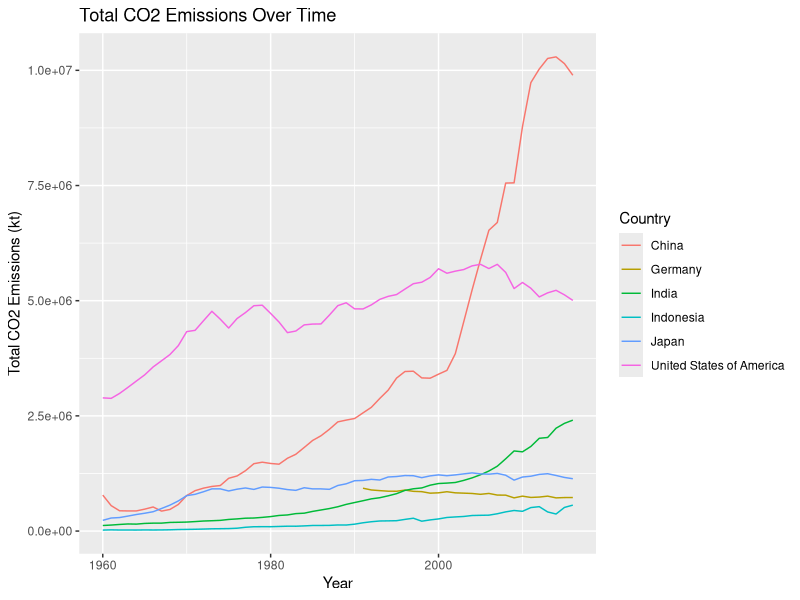
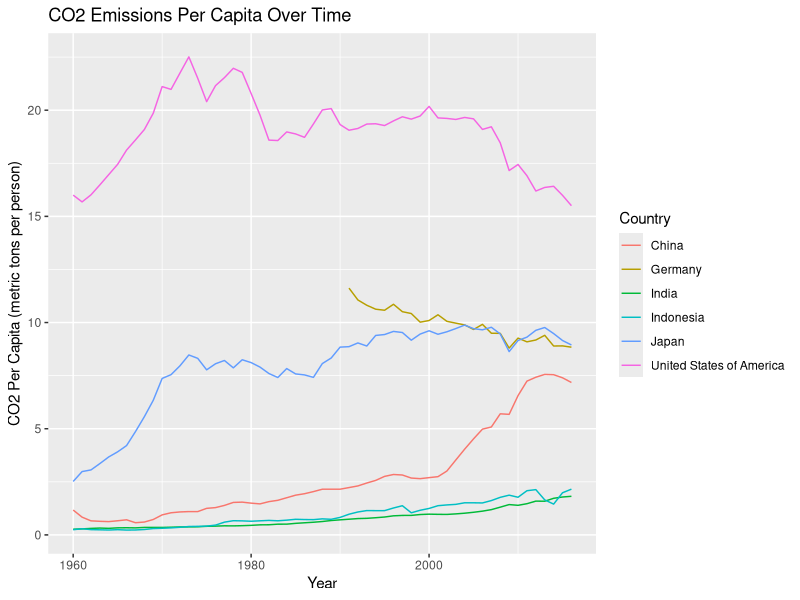
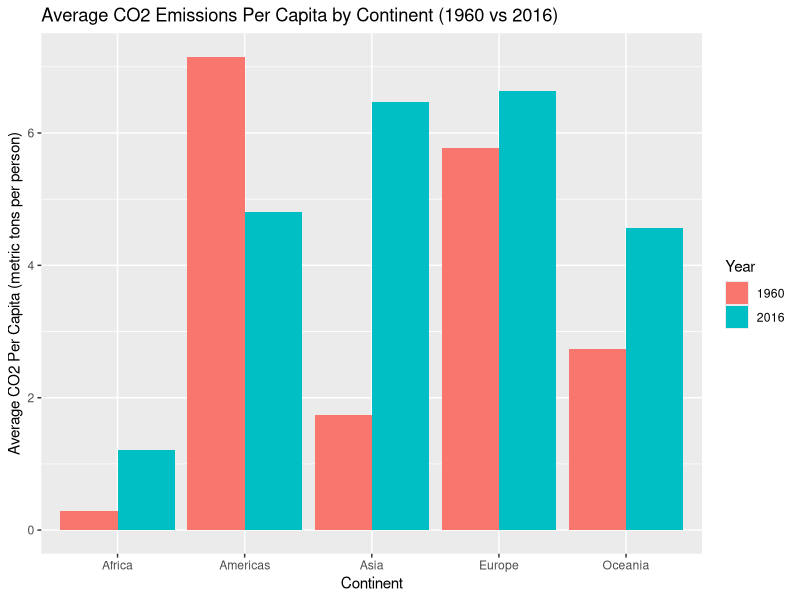
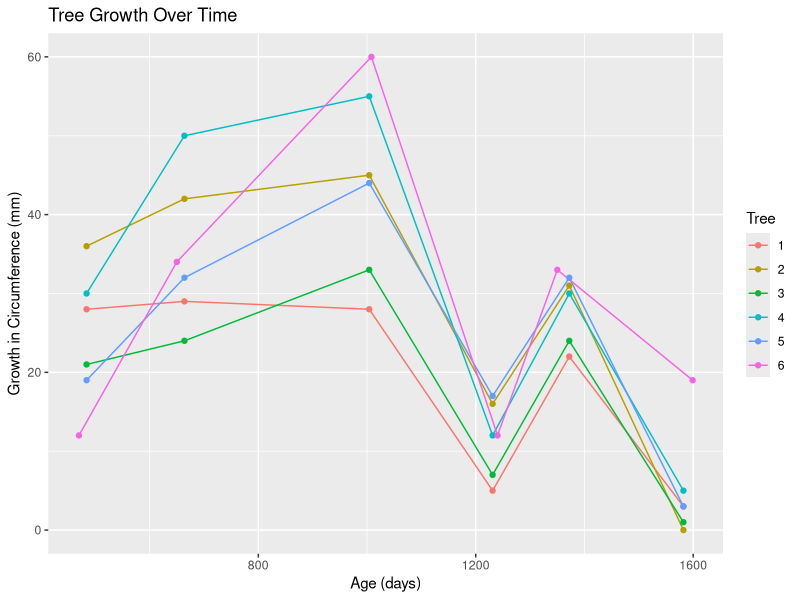
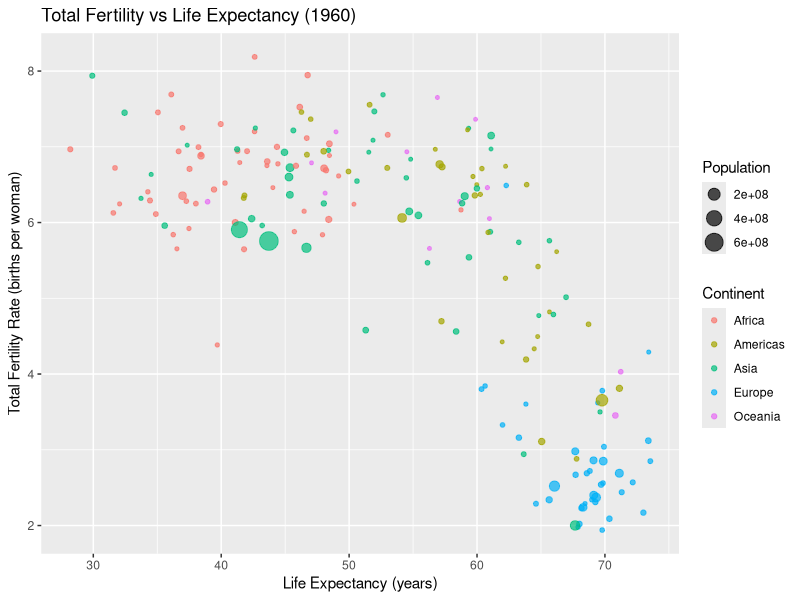
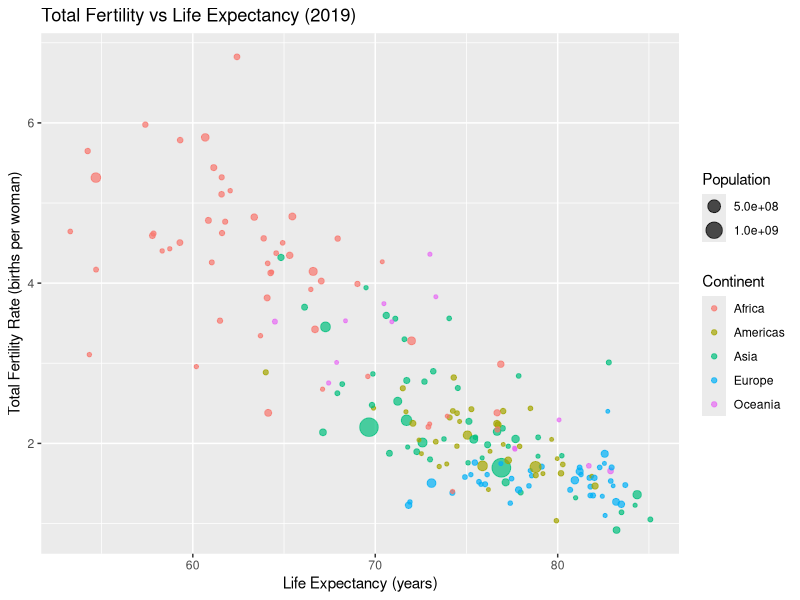
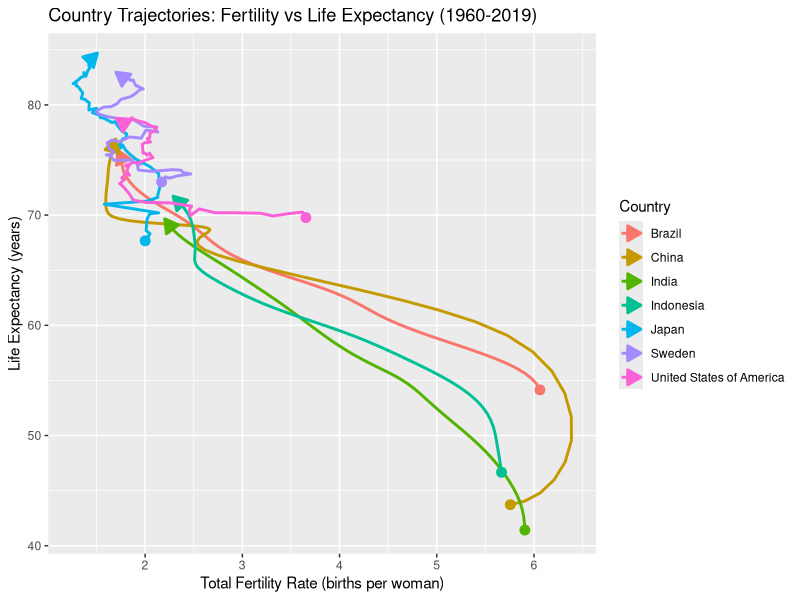
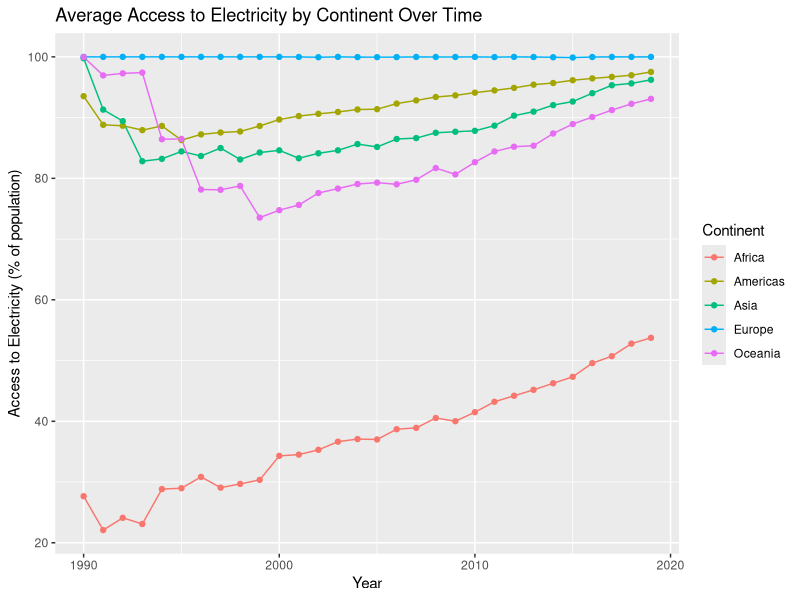

The R script that drew these images, in order:
## ---- chunk 1
library(readr)
library(dplyr)

data <- read_delim("gapminder.csv")

nrow(data)
ncol(data)
## ---- chunk 2
data %>% head(10)
## ---- chunk 3
data %>%
  filter(grepl("Korea|Venezuela|Kingdom", name)) %>%
  select(name, iso3, iso2) %>%
  distinct() %>%
  arrange(name)
## ---- chunk 4
data %>%
  filter(time == 2000, !is.na(region)) %>%
  group_by(region) %>%
  summarize(n_countries = n_distinct(name))
## ---- chunk 5
data %>%
  summarize(
    n_names = n_distinct(name),
    n_iso2 = n_distinct(iso2, na.rm = TRUE),
    n_iso3 = n_distinct(iso3, na.rm = TRUE)
  )
## ---- chunk 6
data %>%
  filter(is.na(iso2)) %>%
  select(name, iso2, iso3) %>%
  distinct()
## ---- chunk 7
data %>%
  filter(name == "Namibia") %>%
  select(name, time, iso2, iso3) %>%
  arrange(time) %>%
  head(15)
## ---- chunk 8
data_co2 <- data %>%
  filter(!is.na(co2_PC))
nrow(data_co2)
## ---- chunk 9
library(ggplot2)

countries_plot <- c("United States of America", "China", "India", "Germany", "Indonesia", "Japan")

data_co2 %>%
  filter(name %in% countries_plot, !is.na(co2)) %>%
  ggplot(aes(x = time, y = co2, col = name)) +
  geom_line() +
  labs(
    title = "Total CO2 Emissions Over Time",
    x = "Year",
    y = "Total CO2 Emissions (kt)",
    col = "Country"
  )
## ---- chunk 10
data_co2 %>%
  filter(name %in% countries_plot, !is.na(co2_PC)) %>%
  ggplot(aes(x = time, y = co2_PC, col = name)) +
  geom_line() +
  labs(
    title = "CO2 Emissions Per Capita Over Time",
    x = "Year",
    y = "CO2 Per Capita (metric tons per person)",
    col = "Country"
  )
## ---- chunk 11
data_co2 %>%
  filter(time %in% c(1960, 2016), !is.na(co2_PC), !is.na(region)) %>%
  group_by(region, time) %>%
  summarize(avg_co2_PC = round(mean(co2_PC, na.rm = TRUE), 2)) %>%
  arrange(region, time)
## ---- chunk 12
data_co2 %>%
  filter(time %in% c(1960, 2016), !is.na(co2_PC), !is.na(region)) %>%
  group_by(region, time) %>%
  summarize(avg_co2_PC = mean(co2_PC, na.rm = TRUE)) %>%
  ggplot(aes(x = region, y = avg_co2_PC, fill = factor(time))) +
  geom_col(position = "dodge") +
  labs(
    title = "Average CO2 Emissions Per Capita by Continent (1960 vs 2016)",
    x = "Continent",
    y = "Average CO2 Per Capita (metric tons per person)",
    fill = "Year"
  )
## ---- chunk 13
orange <- read_delim("orange-trees.csv")

head(orange)
glimpse(orange)
## ---- chunk 14
tree1 <- orange %>%
  filter(tree == 1)
tree1
## ---- chunk 15
tree1 <- tree1 %>%
  mutate(growth = circumference - lag(circumference))

tree1
## ---- chunk 16
orange <- orange %>%
  group_by(tree) %>%
  mutate(growth = circumference - lag(circumference))

orange
## ---- chunk 17
orange %>%
  filter(!is.na(growth)) %>%
  ggplot(aes(x = age, y = growth, col = factor(tree))) +
  geom_line() +
  geom_point() +
  labs(
    title = "Tree Growth Over Time",
    x = "Age (days)",
    y = "Growth in Circumference (mm)",
    col = "Tree"
  )
## ---- chunk 18
data_life <- data %>%
  filter(!is.na(region), !is.na(lifeExpectancy), !is.na(fertilityRate))

nrow(data_life)
## ---- chunk 19
data_life %>%
  filter(time == 1960) %>%
  ggplot(aes(x = lifeExpectancy, y = fertilityRate, 
             size = totalPopulation, col = region)) +
  geom_point(alpha = 0.7) +
  labs(
    title = "Total Fertility vs Life Expectancy (1960)",
    x = "Life Expectancy (years)",
    y = "Total Fertility Rate (births per woman)",
    size = "Population",
    col = "Continent"
  )
## ---- chunk 20
data_life %>%
  filter(time == 2019) %>%
  ggplot(aes(x = lifeExpectancy, y = fertilityRate, 
             size = totalPopulation, col = region)) +
  geom_point(alpha = 0.7) +
  labs(
    title = "Total Fertility vs Life Expectancy (2019)",
    x = "Life Expectancy (years)",
    y = "Total Fertility Rate (births per woman)",
    size = "Population",
    col = "Continent"
  )
## ---- chunk 21
data_life %>%
  filter(time %in% c(1960, 2019)) %>%
  group_by(region, time) %>%
  summarize(avg_life_exp = round(mean(lifeExpectancy, na.rm = TRUE), 1)) %>%
  arrange(region, time)
## ---- chunk 22
data_life %>%
  filter(time %in% c(1960, 2019)) %>%
  group_by(region, time) %>%
  summarize(avg_life_exp = mean(lifeExpectancy, na.rm = TRUE)) %>%
  group_by(region) %>%
  summarize(growth = round(avg_life_exp[time == 2019] - avg_life_exp[time == 1960], 1)) %>%
  arrange(desc(growth))
## ---- chunk 23

countries_trajectory <- c("United States of America", "Sweden", "China", 
                          "Brazil", "India", "Indonesia", "Japan")

data_life %>%
  filter(name %in% countries_trajectory) %>%
  ggplot(aes(x = fertilityRate, y = lifeExpectancy, col = name)) +
  geom_path(arrow = arrow(type = "closed", length = unit(0.15, "inches")), 
            size = 1) +
  geom_point(data = . %>% filter(time == 1960), size = 3) +  
  labs(
    title = "Country Trajectories: Fertility vs Life Expectancy (1960-2019)",
    x = "Total Fertility Rate (births per woman)",
    y = "Life Expectancy (years)",
    col = "Country"
  )
## ---- chunk 24
data_life %>%
  filter(time %in% c(1960, 2019), !is.na(lifeExpectancy)) %>%
  group_by(time) %>%
  mutate(rank = rank(desc(lifeExpectancy))) %>% 
  filter(name == "United States of America") %>%
  select(name, time, lifeExpectancy, rank)
## ---- chunk 25
data %>%
  filter(!is.na(region), !is.na(accessElectricity)) %>%
  group_by(region, time) %>%
  summarize(avg_electricity = mean(accessElectricity, na.rm = TRUE)) %>%
  ggplot(aes(x = time, y = avg_electricity, col = region)) +
  geom_line() +
  geom_point() +
  labs(
    title = "Average Access to Electricity by Continent Over Time",
    x = "Year",
    y = "Access to Electricity (% of population)",
    col = "Continent"
  )
## ---- chunk 26
data %>%
  filter(region == "Oceania", !is.na(accessElectricity)) %>%
  group_by(time) %>%
  summarise(n_countries = n_distinct(name),
            avg_access = mean(accessElectricity, na.rm = TRUE),
            .groups = "drop")
## ---- chunk 27
data_mortality <- data %>%
  filter(!is.na(childMortality), !is.na(lifeExpectancy))

nrow(data_mortality)
## ---- chunk 28
countries_ec <- c("Rwanda", "Cambodia", "Afghanistan", 
                  "China", "South Korea")

data_mortality %>%
  filter(name %in% countries_ec) %>%
  ggplot(aes(x = childMortality, y = lifeExpectancy, col = name)) +
  geom_path(arrow = arrow(type = "closed", length = unit(0.1, "inches")), 
            size = 1, alpha = 0.7) +
  geom_point(data = . %>% filter(time %in% c(1994, 1975, 1979, 1960, 1950)), 
             size = 4, shape = 21, fill = "white", stroke = 2) +
  labs(
    title = "Child Mortality vs Life Expectancy: Historical Disruptions",
    x = "Child Mortality (deaths per 1,000 live births)",
    y = "Life Expectancy (years)",
    col = "Country"
  )
## ---- chunk 29
historical_events <- data_mortality %>%
  filter(
    (name == "Rwanda" & time == 1994) |
    (name == "Cambodia" & time %in% c(1975, 1979)) |
    (name == "Afghanistan" & time %in% c(1979, 2001)) |
    (name == "China" & time == 1960)
  )

data_mortality %>%
  filter(name %in% countries_ec) %>%
  ggplot(aes(x = childMortality, y = lifeExpectancy, col = name)) +
  geom_path(arrow = arrow(type = "closed", length = unit(0.1, "inches")), 
            size = 1, alpha = 0.7) +
  geom_point(data = historical_events, size = 5, shape = 4, stroke = 2) +
  geom_text(data = historical_events, 
            aes(label = time), 
            nudge_y = 2, size = 3, fontface = "bold") +
  labs(
    title = "Child Mortality vs Life Expectancy: Historical Disruptions",
    x = "Child Mortality (deaths per 1,000 live births)",
    y = "Life Expectancy (years)",
    col = "Country"
  )
## ---- chunk 30
decade_points <- data_mortality %>%
  filter(name %in% countries_ec, time %% 10 == 0)

data_mortality %>%
  filter(name %in% countries_ec) %>%
  ggplot(aes(x = childMortality, y = lifeExpectancy, col = name)) +
  geom_path(arrow = arrow(type = "closed", length = unit(0.1, "inches")), 
            size = 1, alpha = 0.7) +
  geom_point(data = decade_points, size = 3) +
  geom_text(data = decade_points, 
            aes(label = time), 
            size = 2.5, nudge_y = 1.5, fontface = "bold") +
  labs(
    title = "Child Mortality vs Life Expectancy: Historical Disruptions",
    x = "Child Mortality (deaths per 1,000 live births)",
    y = "Life Expectancy (years)",
    col = "Country"
  )
## ---- chunk 31
worst_years <- data_mortality %>%
  filter(name %in% countries_ec) %>%
  group_by(name) %>%
  arrange(name, time) %>%
  mutate(le_change = lifeExpectancy - lag(lifeExpectancy)) %>%
  filter(!is.na(le_change)) %>%
  slice_min(le_change, n = 1)

data_mortality %>%
  filter(name %in% countries_ec) %>%
  ggplot(aes(x = childMortality, y = lifeExpectancy, col = name)) +
  geom_path(arrow = arrow(type = "closed", length = unit(0.1, "inches")), 
            size = 1, alpha = 0.6) +
  geom_point(data = decade_points, size = 2, alpha = 0.5) +  
  geom_text(data = decade_points, 
            aes(label = time), 
            size = 2, alpha = 0.6) +
  geom_point(data = worst_years, size = 6, shape = 4, stroke = 2) + 
  geom_text(data = worst_years, 
            aes(label = time), 
            size = 3.5, fontface = "bold", nudge_y = 3) +
  labs(
    title = "Child Mortality vs Life Expectancy: Decades and Crisis Years",
    x = "Child Mortality (deaths per 1,000 live births)",
    y = "Life Expectancy (years)",
    col = "Country"
  )
